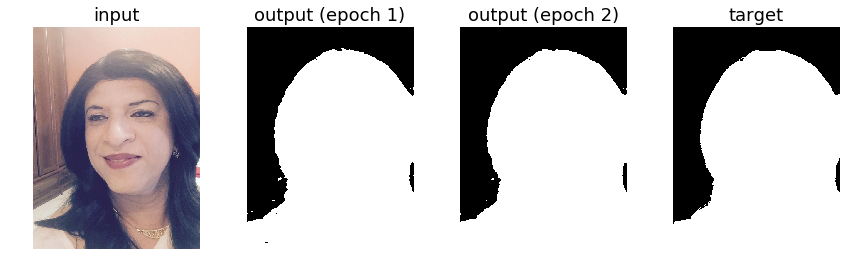
#> input picture portraitseg/tests/visually_test_portraitfcn_training.png, 856 x 273 px
$ python get_tracker_points.py tests/visually_test_portraitfcn_training.png
#> lines starting #> are read from the running program, lines starting #| are printed output that depends on the picture
#!/usr/bin/env python2

import argparse

import facetracker
import matplotlib
matplotlib.use("Agg")
import matplotlib.pyplot as plt
from matplotlib.backends.backend_agg import FigureCanvasAgg as FigureCanvas
from matplotlib.figure import Figure
import numpy as np
from PIL import Image


def rm_dir_and_ext(filepath):
    return filepath.split('/')[-1].split('.')[-2]


def save_plot(portrait, points, name, out_dir="./"):
    fig = Figure()
    fig.set_dpi(50)
    fig.set_size_inches(12, 16)
    canvas = FigureCanvas(fig)
    ax = fig.add_subplot(111)
    ax.axis('off')
    ax.imshow(portrait)
    ax.scatter(points[:, 0], points[:, 1], s=50)
    out_path = out_dir + name + "_points.png"
    fig.savefig(out_path, bbox_inches='tight', pad_inches=0)


def get_tracker_points(args):
    """
    FaceTracker settings:
    - clamp      : [0-4] 1 gives a very loose fit, 4 gives a very tight
                   fit
    - iterations : Number of iterations. Should be a number in the
                   range: 1-25, 1 is fast and inaccurate, 25 is slow and
                   accurate
    - tolerance  : Matching tolerance. Should be a double in the range:
                   .01-1.

    pyFaceTracker:
    http://pythonhosted.org/pyFaceTracker/generated/facetracker.FaceTracker.html

    FaceTracker:
    https://github.com/kylemcdonald/FaceTracker
    """

    portrait_path = args.portrait_path
    tracker_path = args.tracker_path
    clamp = args.clamp
    iterations = args.iterations
    tolerance = args.tolerance
    out_dir = args.output_dir
    plot = args.plot

    # Load portrait
    portrait = Image.open(portrait_path)
#> portrait is the input picture: PIL image 856x273 RGBA; mean R, G, B, A 198.1, 195, 195.9, 163.4
    portrait_gray = portrait.convert("L")
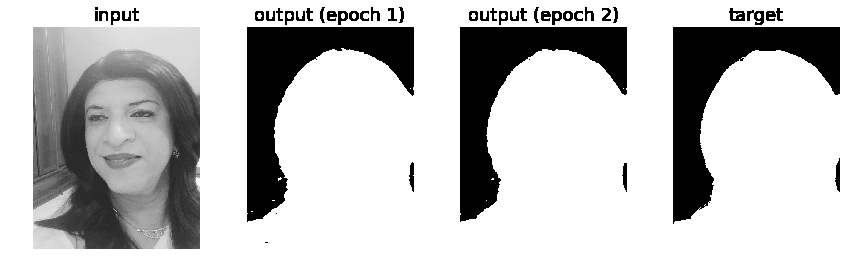
#> portrait_gray: PIL image 856x273 L; min 0, max 255, mean 196
    portrait_gray_np = np.array(portrait_gray)

    # Load tracker
    tracker = facetracker.FaceTracker(tracker_path)

    # Get tracker points
    tracker.resetFrame()
    if clamp:
        tracker.clamp = clamp
    tracker.iterations = iterations
    if tolerance:
        tracker.tolerance = tolerance
    tracker.update(portrait_gray_np)

    # Format tracker points
    malformed_points = tracker.get2DShape()[0]
    nb_coords = len(malformed_points)
    nb_points = nb_coords / 2
    xs = malformed_points[:nb_points]
    ys = malformed_points[nb_points:]
    points = zip(xs, ys)
    points_np = np.squeeze(np.array(points))

    # Save tracker points
    name = rm_dir_and_ext(portrait_path)
    np.save(out_dir + name + ".npy", points_np)

    # Output plot
    if plot:
        save_plot(portrait, points_np, name, out_dir=out_dir)


if __name__ == '__main__':
    tracker_path = "/nbs/celeba/FaceTracker/model/face.tracker"

    tracker_help = "e.g. " + tracker_path
    clamp_help = "[0-4] 1 gives a very loose fit, 4 gives a very " + \
                 "tight fit"
    iterations_help = "Number of iterations. Should be a number " + \
                      "in the range: 1-25, 1 is fast and " + \
                      "inaccurate, 25 is slow and accurate"
    tolerance_help = "Matching tolerance. Should be a double in " + \
                     "the range: .01-1."

    parser = argparse.ArgumentParser()
    parser.add_argument("portrait_path")
    parser.add_argument("-tr", "--tracker_path", help=tracker_help,
                        default=tracker_path)
    parser.add_argument("-c", "--clamp", help=iterations_help,
                        default=None)
    parser.add_argument("-i", "--iterations", help=iterations_help,
                        default=25)
    parser.add_argument("-to", "--tolerance", help=tolerance_help,
                        default=None)
    parser.add_argument("-o", "--output_dir",
                        default="./portraitseg/outputs/")
    parser.add_argument("-p", "--plot", action='store_true')
    args = parser.parse_args()

    portrait_path = args.portrait_path
    tracker_path = args.tracker_path
    clamp = args.clamp
    tolerance = args.tolerance
    iterations = args.iterations
    out_dir = args.output_dir

    get_tracker_points(args)
#> (the call stopped at in get_tracker_points, `tracker = facetracker.FaceTracker(tracker_path)`: facetracker is not available in this run)
